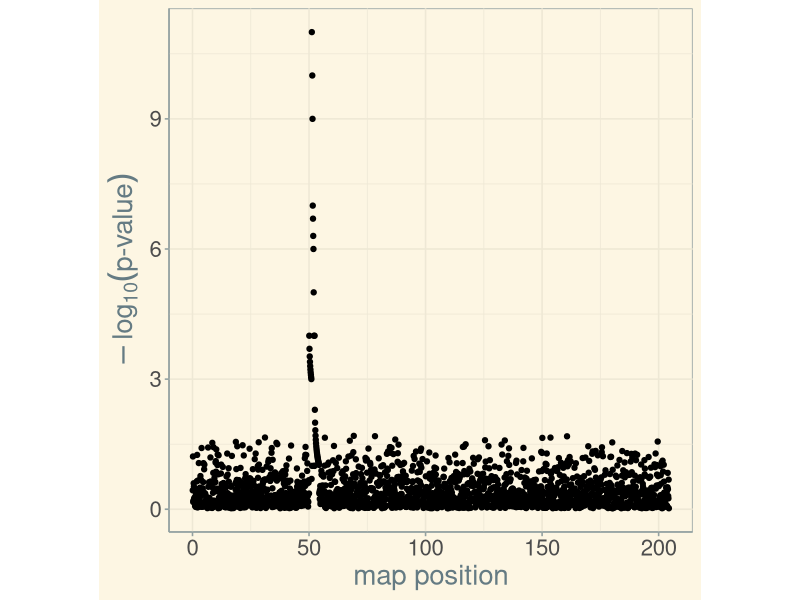

The R source for this figure:
# generate plot for paper - figure 1  
# manhattan plot  example
library(ggplot2)
library(ggthemes)

set.seed(101)
u <- runif(n=2000, min=0.02, max=0.95)




v <- c( seq(0.0001,0.001, 0.0001), 0.2, 0.00000000001, 0.1, 0.0000000001, 0.000000001,0.0000001, 0.0000002,0.0000005, 
       0.000001, 0.00001, 0.0001, 0.1, 0.1, seq(0.0001, 0.1,  0.005) )

x <- c(u[1:500],v,u[500:2000])

df <- data.frame(x=c(1:length(x)), y=-log10(x))



p <- ggplot(df, aes(x=x/10, y=y)) + geom_point()   + xlab("map position") + 
            ylab(expression(-log[10]("p-value"))) 
  #  p + theme_gdocs()
  # p + theme_par()
  p + theme_solarized() +   theme(aspect.ratio=1) + theme(text = element_text(size=20))
  